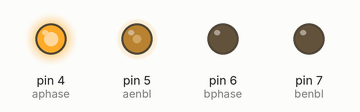
Simulated run of this sketch. Board: Arduino Uno, built with avr-gcc and run on an emulated ATmega328P. Parts: output pins drawn as LEDs (lit = HIGH).

Above: at 0.05 s.
At 9.95 s:
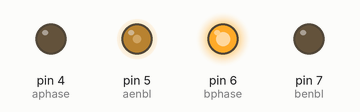
Timing chart, 0 to 11.5 s (numbered marks = the images above):
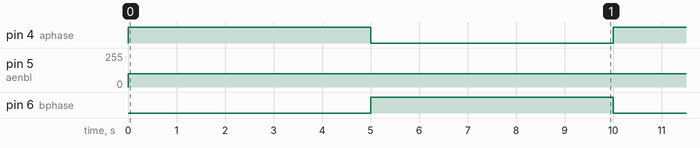

The sketch:

driver_motors.ino
```cpp
// Tutorial
// https://lastminuteengineers.com/drv8833-arduino-tutorial/

// Left Motor
int aphase = 4;
int aenbl = 5;

// Right Motor
int bphase = 6;
int benbl = 7;

// O1 deksia.
// O2 aristera.

int base_speed = 100;

void setup() {

  Serial.begin(115200);

  pinMode(aphase, OUTPUT);
  pinMode(aenbl, OUTPUT);
  pinMode(bphase, OUTPUT);
  pinMode(benbl, OUTPUT);

}

void loop() {
  forward_movement(base_speed, base_speed);
  delay(5000);

  forward_movement(-base_speed, -base_speed);
  delay(5000);
}

void forward_movement(int speedA, int speedB) {
  if (speedA < 0) {
    speedA = 0 - speedA;
    digitalWrite(aphase, LOW);
  }
  else {
    digitalWrite(aphase, HIGH);
  }

  if (speedB < 0) {
    speedB = 0 - speedB;
    digitalWrite(bphase, HIGH);
  }
  else {
    digitalWrite(bphase, LOW);
  }

  analogWrite(aenbl, speedA);
  analogWrite(benbl, speedB);
}
```

Measured:
- by itself, pin 4 (aphase), pin 6 (bphase): alternates HIGH for 5.0 s and LOW for 5.0 s
- by itself, pin 5 (aenbl): 0/255 → 100/255 at 0.00 s
